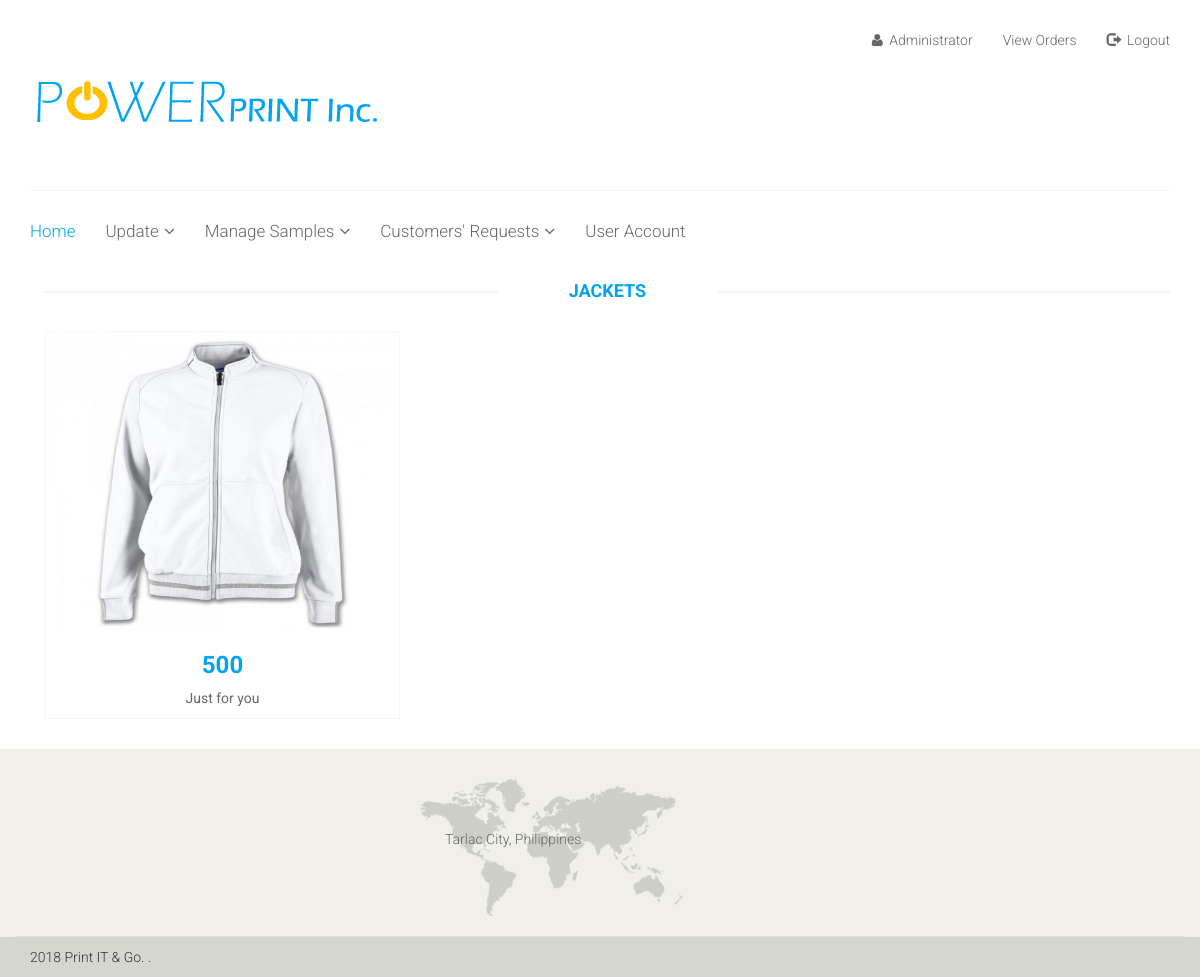
Screenshot of /index.php/admin/jacket with the database file from the repository.
### tables this page shows
CREATE TABLE `product_tbl` (
  `product_id` int(10) NOT NULL,
  `product_code` varchar(20) NOT NULL,
  `product_img` varchar(250) NOT NULL,
  `product_name` varchar(250) NOT NULL,
  `product_price` int(250) NOT NULL,
  `product_category` varchar(250) NOT NULL,
  `product_information` varchar(1000) NOT NULL
);

### application/controllers/Admin.php (called while the page is built, shortened)
<?php if ( ! defined('BASEPATH')) exit('No direct script access allowed');
class Admin extends CI_Controller{
	public function __construct(){
		$this->load->model('home_model');
	}
	public function jacket(){
		$this->load->model('home_model');
		$data['view']= $this->home_model->get_product_jackets();
		$this->load->view("adminhome_head.php");
		$this->load->view("jacket.php",$data);
		$this->load->view("home_foot.php");
	}
}
?>

### index.php (called while the page is built, shortened)
<?php
require_once BASEPATH.'core/CodeIgniter.php';

### application/models/Home_model.php (called while the page is built, shortened)
<?php if ( ! defined('BASEPATH')) exit('No direct script access allowed');
class Home_model extends CI_Model {
	function get_product_jackets(){
		$this->db->select('*');
		$this->db->from('product_tbl');
		$this->db->where('product_category','Jackets');
		$query = $this->db->get();
		return $query->result_array();
	}
}
 ?>

### application/views/jacket.php (the view, shortened to what this page needs)
<body>
	<section>
		<div class="container">
			<div class="row">
				<div class="col-sm-12 padding-right">
					<div class="features_items">
						<h2 class="title text-center">Jackets</h2>
						<?php
							foreach($view as $view){
								$name= $view['product_name'];
								$img= $view['product_img'];
								$price= $view['product_price'];?>
						<div class="col-sm-4">
							<div class="product-image-wrapper">
								<div class="single-products">
									<div class="productinfo text-center">
										<?php
										if($img!=''){
										?>
										<img src="<?php echo base_url() ?>uploads/<?php echo $img;?>" alt="" width="300" height="300"/>
										<?php
										}else{
										?>
										<img src="<?php echo base_url() ?>uploads/logo.png" alt="" width="300" height="300"/>
										<?php
										}
										?>
										<h2><?php echo $price;?></h2>
										<p><?php echo $name;?></p>
									</div>
									<div class="product-overlay">
										<div class="overlay-content">
										</div>
									</div>
								</div>
							</div>
						</div>
						<?php
							}
						?>
					</div>
				</div>
			</div>
		</div>
	</section>
</body>

### css/main.css (style rules this page uses)
body { font-family: 'Roboto', sans-serif; background:; position: relative; font-weight:400px; }
h1, h2, h3, h4, h5, h6 { font-family: 'Roboto', sans-serif; }
.left-sidebar h2:after, h2.title:after { content: " "; position: absolute; border: 1px solid #f5f5f5; bottom:8px; left: 0; width: 100%; height: 0; z-index: -2; }
h2.title:before { content: " "; position: absolute; background: #fff; bottom: -6px; width: 220px; height: 30px; z-index: -1; left: 50%; margin-left: -110px; }
.padding-right { padding-right: 0; }
.features_items { overflow:hidden; }
h2.title { color: #02a4ef; font-family: 'Roboto', sans-serif; font-size: 18px; font-weight: 700; margin: 0 15px; text-transform: uppercase; margin-bottom: 30px; position: relative; }
.product-image-wrapper { border:1px solid #F7F7F5; overflow: hidden; margin-bottom:30px; }
.single-products { position: relative; }
.productinfo h2 { color: #02a4ef; font-family: 'Roboto', sans-serif; font-size: 24px; font-weight: 700; }
.productinfo p { font-family: 'Roboto', sans-serif; font-size: 14px; font-weight: 400; color: #696763; }
.productinfo img { width: 100%; }
.productinfo { position:relative; }
.product-overlay { background:#6c5ebd; top: 0; display: none; height: 0; position: absolute; transition: height 500ms ease 0s; width: 100%; display: block; opacity:; }
.product-overlay .overlay-content { bottom: 0; position: absolute; bottom: 0; text-align: center; width: 100%; }

### rows the page displays
product_tbl: product_img (picture), product_price "500", product_name "Just for you"
